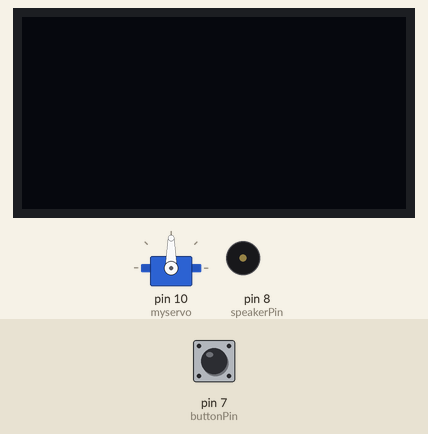
Simulated run of this sketch. Board: Arduino Uno, built with avr-gcc and run on an emulated ATmega328P. Parts: servo, 128×64 one-colour display, buzzer (waves = sounding, pin HIGH). The inputs (shaded band) are chosen by the test bench; at power-on: pin 7 (buttonPin) HIGH.

Above: at 2.8 s.
2.9 s: pin 7 (buttonPin) pulled LOW for 1.2 s
At 3.5 s:
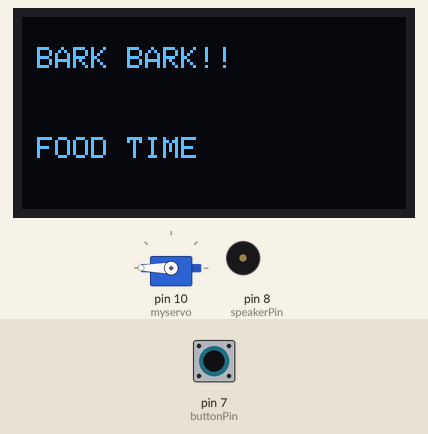
At 11.8 s:
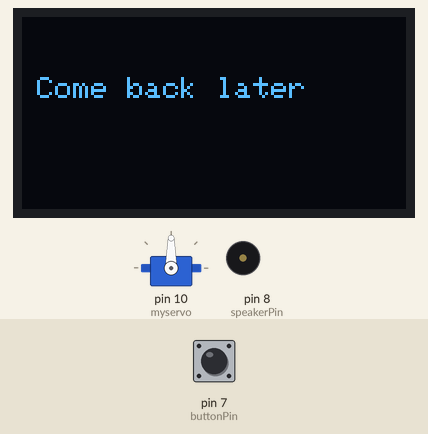
13.8 s: pin 7 (buttonPin) driven HIGH
15.3 s: pin 7 (buttonPin) driven LOW
At 16.9 s:
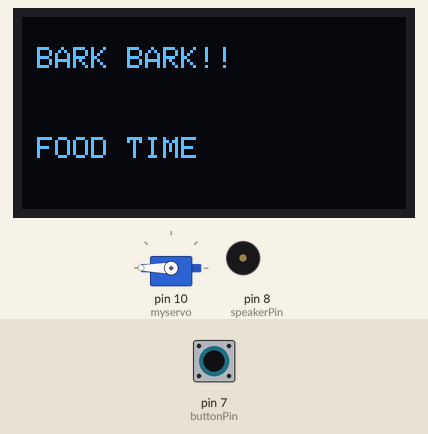
Timing chart, 0 to 18.4 s (numbered marks = the images above; inputs shaded):
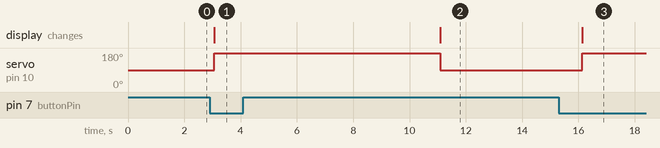

The sketch:

Dog_dispenser.ino
```cpp
//Written By Vishnu AJay
//Date 9/26/2022
//Rev B
//Deg_Food_Despenser_MVp

#include <Wire.h>
#include <SPI.h>
#include <Adafruit_GFX.h>     // graphics
#include <Adafruit_SSD1306.h> // OLED display
#include <TimeLib.h>          // Capturing time in hours, minutes, and seconds
#include <Servo.h>

Servo myservo;

const int speakerPin = 8; // speaker to this pin
const int buttonPin = 7;  // push button to this pin

// frequencies
int melody[] = {
  262, 294, 330, 349, 392, 440, 494, // C4, D4, E4, F4, G4, A4, B4
  523, 587, 659, 698, 784, 880, 988, // C5, D5, E5, F5, G5, A5, B5
};

int noteDuration = 500; //  note duration (in milliseconds)

#define SCREEN_WIDTH 128 // OLED display width, in pixels
#define SCREEN_HEIGHT 64 // OLED display height, in pixels

// Declaration for an SSD1306 display connected to I2C (SDA, SCL pins)
#define OLED_RESET     4 // Reset pin # (or -1 if sharing Arduino reset pin)
#define SCREEN_ADDRESS 0x3D ///< See datasheet for Address; 0x3D for 128x64, 0x3C for 128x32
Adafruit_SSD1306 display(SCREEN_WIDTH, SCREEN_HEIGHT, &Wire, OLED_RESET);

void setup() {
  Serial.begin(9600);
  while (!Serial) delay(10);

  myservo.attach(10); // Servo pinto this pin
  pinMode(speakerPin, OUTPUT);
  pinMode(buttonPin, INPUT_PULLUP);  // push button pin as input with pull-up resistor

  setTime(16, 59, 40, 1, 1, 1970); // Hours, minutes, seconds, day, month, year
  //day motnth and year really doesnt matter here but using 16:59:40 to check if the servo works at 17:00:00.
  //For the corect fuiction I would flash the audrino with the current time.

  // Initialize the OLED display
  if (!display.begin(SSD1306_SWITCHCAPVCC, SCREEN_ADDRESS)) {
    Serial.println(F("SSD1306 allocation failed"));
    for (;;);
  }
  display.clearDisplay();
  display.setTextSize(1);
  display.setTextColor(SSD1306_WHITE);
}

void playNote(int frequency) {
  tone(speakerPin, frequency, noteDuration);
  delay(noteDuration);
  noTone(speakerPin);
}

void loop() {
  // current time using TimeLib
  int currentHour = hour();
  int currentMinute = minute();
  int currentSecond = second();

  // Check if the push button is pressed
    if (digitalRead(buttonPin) == LOW) {
    myservo.write(180);  // Override: Set servo angle to 180 degrees
    display.clearDisplay();
    display.setCursor(5, 10);
    display.print("BARK BARK!!");
    display.setCursor(5, 40);
    display.print("FOOD TIME");
    display.display();
    delay(8000);

    myservo.write(90);
    display.clearDisplay();
    display.setCursor(5, 20);
    display.print("Come back later");
    display.display();
    delay(2000); // Display "Come back later" for 2 seconds
    display.clearDisplay();

  } else {

    // Check if it's the scheduled time
    if ((currentHour == 8 && currentMinute == 0 && currentSecond == 0) ||
        (currentHour == 17 && currentMinute == 0 && currentSecond == 0)) {
      // set servo angle to 180 degrees
      myservo.write(180);
      display.clearDisplay();
      display.setCursor(5, 20);
      display.print("BARK BARK!!");
       display.setCursor(5, 40);
      display.print("FOOD TIME.");
      display.display();
      delay(5000);
      // Play the melody
      for (int i = 0; i < sizeof(melody) / sizeof(melody[0]); i++) {
        playNote(melody[i]);
      }

      myservo.write(90);
      display.clearDisplay();
      display.setCursor(5, 20);
      display.print("Come Back Later");
      display.display();

    }
  }

  display.clearDisplay();
  delay(1000); // Check every 1 second
}
```

Measured:
- after the input at 2.9 s, servo on pin 10 (myservo): 90° → 180° after 0.17 s, → 90° 8.0 s later; the display: changes after 0.17 s (image 1)
- after the input at 13.8 s, every drawn part: stays the same
- after the input at 15.3 s, servo on pin 10 (myservo): 90° → 180° after 0.83 s; the display: changes after 0.83 s (image 3)
